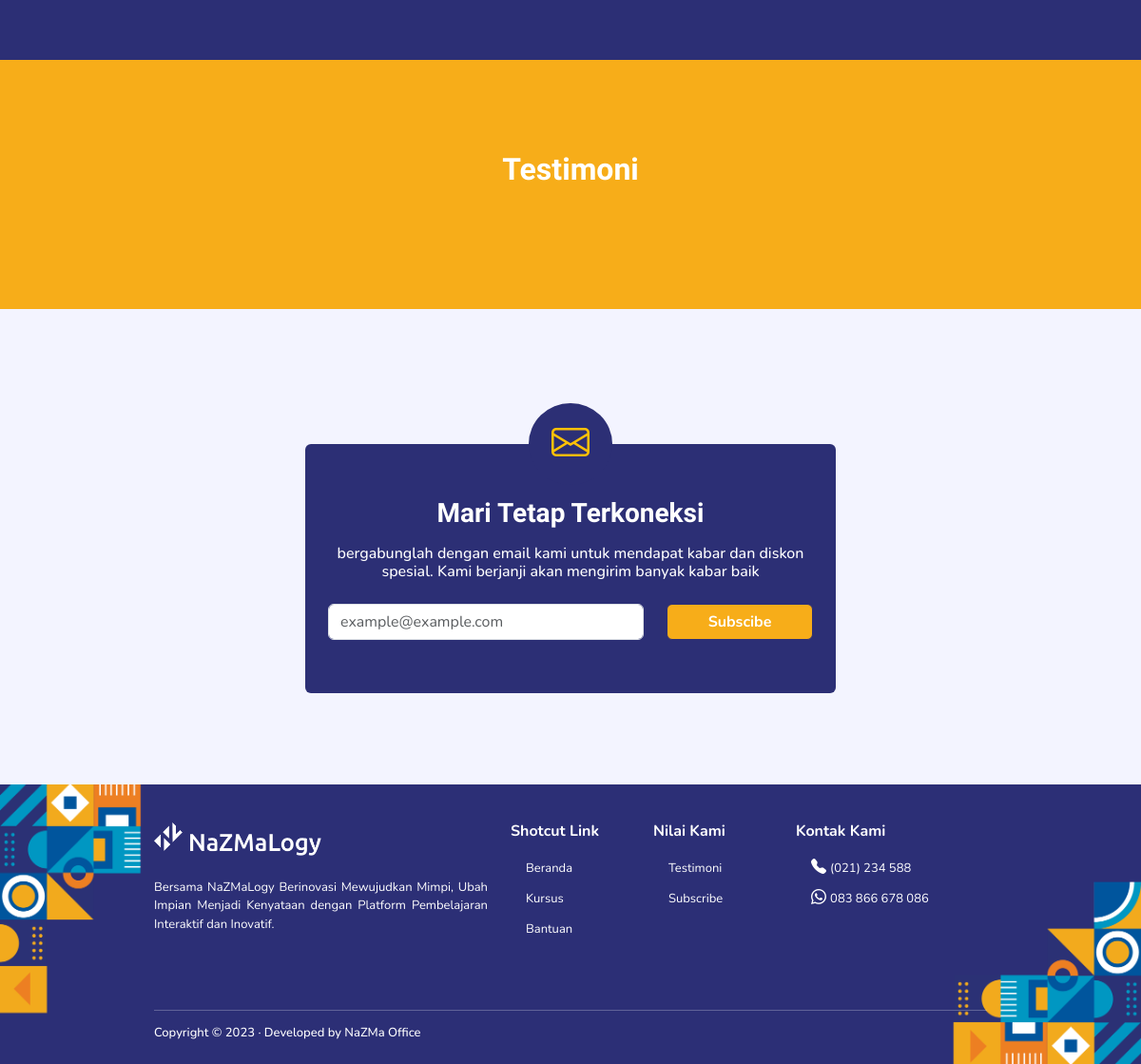
The app's page / (lower part), older data.
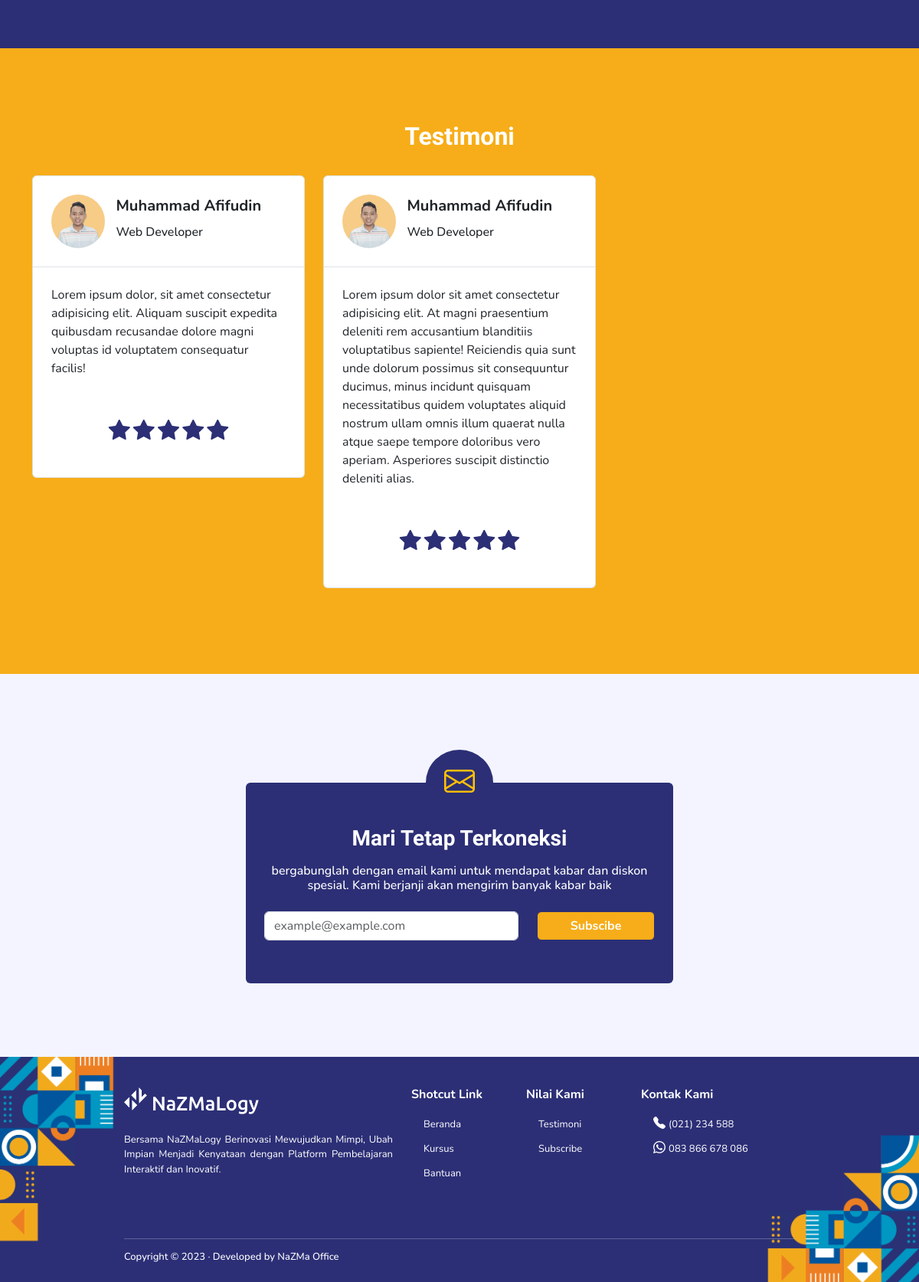
The same page, newer data.
### tables this page shows
CREATE TABLE IF NOT EXISTS `testimonies` (
  `id` bigint unsigned NOT NULL AUTO_INCREMENT,
  `image` varchar(255) DEFAULT NULL,
  `author` varchar(255) DEFAULT NULL,
  `job` varchar(255) DEFAULT NULL,
  `message` text,
  `rating` decimal(20,6) DEFAULT NULL,
  `created_at` timestamp NULL DEFAULT CURRENT_TIMESTAMP ON UPDATE CURRENT_TIMESTAMP,
  `updated_at` timestamp NULL DEFAULT CURRENT_TIMESTAMP ON UPDATE CURRENT_TIMESTAMP,
  `status` int DEFAULT NULL,
  PRIMARY KEY (`id`)
);

### application/controllers/Front.php (called while the page is built, shortened)
<?php
class Front extends CI_Controller
{
      function __construct()
      {
            $this->load->model('FrontModel');
            $this->load->model('CourseModel');
            $this->load->model('CategoryModel');
      }
      public function index()
      {
            $data = [
                  'title_page' => 'Berinovasi Mewujudkan Mimpi Bersama NaZMaLogy | Home',
                  'testimonials' => $this->FrontModel->get_data_testimony()
            ];
            $this->load->view('layout/front/style', $data);
            $this->load->view('layout/front/navbar');
            $this->load->view('layout/front/mobile_bar');
            $this->load->view('homepage');
            $this->load->view('layout/front/footer');
            $this->load->view('layout/front/script');
      }
}

### index.php (called while the page is built, shortened)
<?php
require_once BASEPATH.'core/CodeIgniter.php';

### application/models/FrontModel.php (called while the page is built, shortened)
<?php
class FrontModel extends CI_Model
{
    public function get_data_testimony()
    {
        $this->db->where('status', 1);
        $this->db->order_by('created_at', 'desc');
        $this->db->limit(3);
        $query = $this->db->get('testimonies');
        return $query->result();
    }
}

### application/views/homepage.php (the view, shortened to what this page needs)
<body>
  <section id="benefit" class="bg-first py-5">
    <div class="container">
      <div class="py-3">
      </div>
    </div>
  </section>
  <section id="testimoni" class="bg-orange py-5">
    <div class="container">
      <div class="py-5">
        <h2 class="fw-bold pb-4 text-center text-white text-legend" data-aos="zoom-in-up" data-aos-duration="1500">Testimoni</h2>
        <div class="row" data-aos="zoom-in-up" data-aos-duration="2000">
          <?php foreach ($testimonials as $item) : ?>
            <div class="col-lg-4 col-md-6">
              <div class="card-testimoni mb-3">
                <div class="card-header p-4 bg-white border rounded-top">
                  <div class="d-flex">
                    <div class="w-25">
                      <img class="image-testimoni rounded-circle" height="70" src="<?= base_url('assets/img/' . $item->image) ?>" alt="">
                    </div>
                    <div class="w-75 d-grid" style="place-items: center start;">
                      <h5 class="fw-bold px-2"><?= $item->author ?></h5>
                      <h6 class="px-2"><?= $item->job ?></h6>
                    </div>
                  </div>
                </div>
                <div class="card-content p-4 bg-white border border-top-0 rounded-bottom">
                  <p><?= $item->message ?></p>
                  <div class="p-2"></div>
                  <div class="star-group py-3 text-center">
                    <?php for ($i = 0; $i < $item->rating; $i++) : ?>
                      <i class="bi bi-star-fill fs-3 text-first <?= $i ?>"></i>
                    <?php endfor ?>
                  </div>
                </div>
              </div>
            </div>
          <?php endforeach ?>
        </div>
      </div>
    </div>
  </section>
  <section id="subscribe" class="bg-light-primary py-5">
    <div class="container">
      <div class="email-area w-100 mt-md-3 py-md-5 pb-5" data-aos="zoom-in-up" data-aos-duration="1500">
        <div class="text-center">
          <div class="email-logo ">
            <i class="bi bi-envelope text-warning py-3 px-4 rounded-circle bg-first fs-1"></i>
          </div>
          <div class="card-email mx-auto bg-first pt-5 p-4 rounded" style="margin-top:-30px">
            <h3 class="fw-bold py-2 text-center text-white text-legend">Mari Tetap Terkoneksi</h3>
            <h6 class="text-white">bergabunglah dengan email kami untuk mendapat kabar dan diskon spesial. Kami berjanji akan mengirim banyak
              kabar baik</h6>
            <div class="form-email py-3">
              <form action="<?= site_url('front/save_subscribe') ?>" method="post">
                <div class="row">
                  <div class="col-md-8 mb-3">
                    <input type="email" name="email" class="form-control" placeholder="example@example.com">
                  </div>
                  <div class="col-md-4 mb-3">
                    <button type="submit" class="btn btn-primary w-100 btn-orange border-first fw-bold">Subscibe</button>
                  </div>
                </div>
              </form>
            </div>
          </div>
        </div>
      </div>
    </div>
  </section>
</body>

Row changes from the older to the newer data that the page shows:
now on this page (row edited): testimonies: image (picture), author "Muhammad Afifudin", job "Web Developer", message "Lorem ipsum dolor, sit amet consectetur adipisicing elit. Aliquam suscipit expedita quibusdam recusandae dolore magni voluptas id voluptatem consequatur facilis!", rating 5 (drawn)
now on this page (row edited): testimonies: image (picture), author "Muhammad Afifudin", job "Web Developer", message "Lorem ipsum dolor sit amet consectetur adipisicing elit. At magni praesentium deleniti rem accusantium blanditiis voluptatibus sapiente! Reiciendis quia sunt unde dolorum possimus sit consequuntur ducimus, minus incidunt quisquam necessitatibus quidem voluptates aliquid nostrum ullam omnis illum quaerat nulla atque saepe tempore doloribus vero aperiam. Asperiores suscipit distinctio deleniti alias.", rating 5 (drawn)
